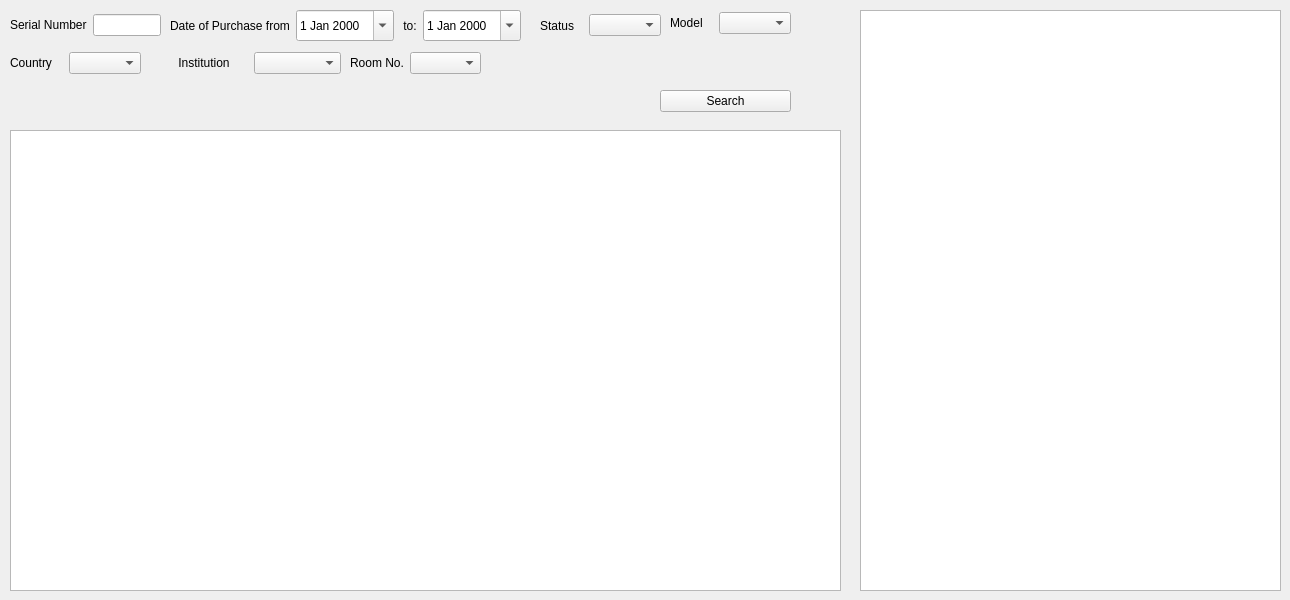
     <widget class="QWidget" name="tab_scintillator">
      <attribute name="title">
       <string>Scintillator</string>
      </attribute>
      <widget class="QWidget" name="layoutWidget_64">
       <property name="geometry">
        <rect>
         <x>10</x>
         <y>10</y>
         <width>151</width>
         <height>30</height>
        </rect>
       </property>
       <layout class="QHBoxLayout" name="horizontalLayout_serialNumber_7">
        <item>
         <widget class="QLabel" name="label_serialNumberScintillator">
          <property name="text">
           <string>Serial Number</string>
          </property>
         </widget>
        </item>
        <item>
         <widget class="QLineEdit" name="lineEdit_serialNumberScintillator"/>
        </item>
       </layout>
      </widget>
      <widget class="QWidget" name="layoutWidget_65">
       <property name="geometry">
        <rect>
         <x>540</x>
         <y>10</y>
         <width>121</width>
         <height>31</height>
        </rect>
       </property>
       <layout class="QHBoxLayout" name="horizontalLayout_status_7">
        <item>
         <widget class="QLabel" name="label_statusScintillator">
          <property name="text">
           <string>Status</string>
          </property>
         </widget>
        </item>
        <item>
         <widget class="QComboBox" name="comboBox_statusScintillator"/>
        </item>
       </layout>
      </widget>
      <widget class="QWidget" name="layoutWidget_66">
       <property name="geometry">
        <rect>
         <x>170</x>
         <y>10</y>
         <width>351</width>
         <height>31</height>
        </rect>
       </property>
       <layout class="QHBoxLayout" name="horizontalLayout_purchaseDate_25">
        <item>
         <widget class="QLabel" name="label_fromPurchaseDateScintillator">
          <property name="text">
           <string>Date of Purchase from</string>
          </property>
         </widget>
        </item>
        <item>
         <widget class="QDateEdit" name="dateEdit_fromPurchaseDateScintillator">
          <property name="sizePolicy">
           <sizepolicy hsizetype="Preferred" vsizetype="Expanding">
            <horstretch>0</horstretch>
            <verstretch>0</verstretch>
           </sizepolicy>
          </property>
          <property name="calendarPopup">
           <bool>true</bool>
          </property>
         </widget>
        </item>
        <item>
         <widget class="QLabel" name="label_toPurchaseDateScintillator">
          <property name="sizePolicy">
           <sizepolicy hsizetype="Fixed" vsizetype="Preferred">
            <horstretch>0</horstretch>
            <verstretch>0</verstretch>
           </sizepolicy>
          </property>
          <property name="text">
           <string> to:</string>
          </property>
         </widget>
        </item>
        <item>
         <widget class="QDateEdit" name="dateEdit_toPurchaseDateScintillator">
          <property name="enabled">
           <bool>true</bool>
          </property>
          <property name="sizePolicy">
           <sizepolicy hsizetype="Preferred" vsizetype="Preferred">
            <horstretch>0</horstretch>
            <verstretch>0</verstretch>
           </sizepolicy>
          </property>
          <property name="calendarPopup">
           <bool>true</bool>
          </property>
         </widget>
        </item>
       </layout>
      </widget>
      <widget class="QWidget" name="layoutWidget_115">
       <property name="geometry">
        <rect>
         <x>670</x>
         <y>10</y>
         <width>121</width>
         <height>26</height>
        </rect>
       </property>
       <layout class="QHBoxLayout" name="horizontalLayout_model_11">
        <item>
         <widget class="QLabel" name="label_modelScintillator">
          <property name="text">
           <string>Model</string>
          </property>
         </widget>
        </item>
        <item>
         <widget class="QComboBox" name="comboBox_modelScintillator"/>
        </item>
       </layout>
      </widget>
      <widget class="QTextEdit" name="textEdit_scintillator">
       <property name="geometry">
        <rect>
         <x>860</x>
         <y>10</y>
         <width>421</width>
         <height>581</height>
        </rect>
       </property>
      </widget>
      <widget class="QWidget" name="layoutWidget_118">
       <property name="geometry">
        <rect>
         <x>10</x>
         <y>50</y>
         <width>131</width>
         <height>26</height>
        </rect>
       </property>
       <layout class="QHBoxLayout" name="horizontalLayout_country_11">
        <item>
         <widget class="QLabel" name="label_countryScintillator">
          <property name="text">
           <string>Country </string>
          </property>
         </widget>
        </item>
        <item>
         <widget class="QComboBox" name="comboBox_countryScintillator"/>
        </item>
       </layout>
      </widget>
      <widget class="QWidget" name="layoutWidget_119">
       <property name="geometry">
        <rect>
         <x>160</x>
         <y>50</y>
         <width>181</width>
         <height>26</height>
        </rect>
       </property>
       <layout class="QHBoxLayout" name="horizontalLayout_instytution_11">
        <item>
         <widget class="QLabel" name="label_institutionScintillator">
          <property name="text">
           <string>Institution</string>
          </property>
          <property name="alignment">
           <set>Qt::AlignCenter</set>
          </property>
         </widget>
        </item>
        <item>
         <widget class="QComboBox" name="comboBox_institutionScintillator"/>
        </item>
       </layout>
      </widget>
      <widget class="QWidget" name="layoutWidget_120">
       <property name="geometry">
        <rect>
         <x>350</x>
         <y>50</y>
         <width>131</width>
         <height>26</height>
        </rect>
       </property>
       <layout class="QHBoxLayout" name="horizontalLayout_room_11">
        <item>
         <widget class="QLabel" name="label_roomScintillator">
          <property name="text">
           <string>Room No.</string>
          </property>
         </widget>
        </item>
        <item>
         <widget class="QComboBox" name="comboBox_roomScintillator"/>
        </item>
       </layout>
      </widget>
      <widget class="QTableView" name="tableViewScintillator">
       <property name="geometry">
        <rect>
         <x>10</x>
         <y>130</y>
         <width>831</width>
         <height>461</height>
        </rect>
       </property>
      </widget>
      <widget class="QPushButton" name="pushButton_searchScintillator">
       <property name="geometry">
        <rect>
         <x>660</x>
         <y>90</y>
         <width>131</width>
         <height>22</height>
        </rect>
       </property>
       <property name="text">
        <string>Search</string>
       </property>
      </widget>
     </widget>
